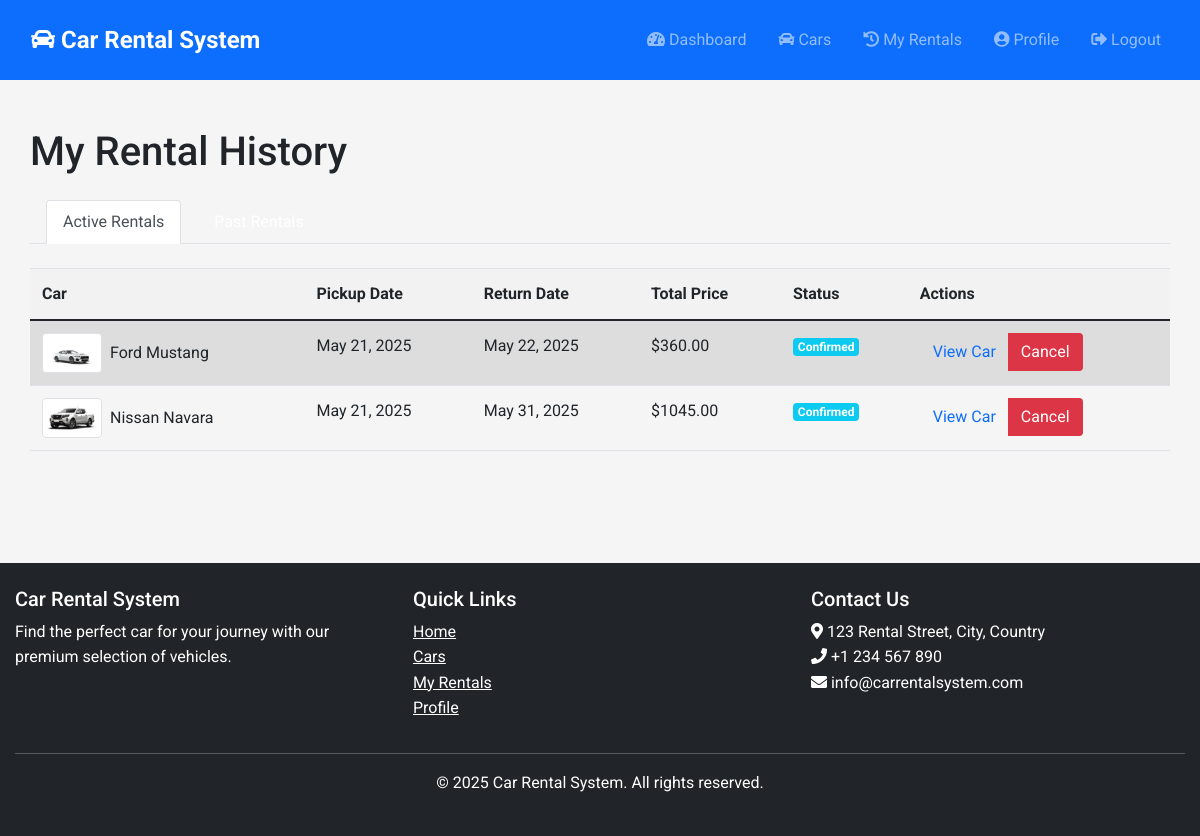
Page /my-rentals (signed in) on the committed database.
### app.py (models this page shows)
class Rental(db.Model):
    id = db.Column(db.Integer, primary_key=True)
    user_id = db.Column(db.Integer, db.ForeignKey('user.id'), nullable=False)
    car_id = db.Column(db.Integer, db.ForeignKey('car.id'), nullable=False)
    date_rent = db.Column(db.Date, nullable=False)
    date_return = db.Column(db.Date, nullable=False)
    time_depart = db.Column(db.String(10))
    time_arrive = db.Column(db.String(10))
    destination = db.Column(db.String(100))
    payment = db.Column(db.Float)
    status = db.Column(db.String(20), default='pending')
    transactions = db.relationship('Transaction', backref='rental', lazy=True)

class Car(db.Model):
    id = db.Column(db.Integer, primary_key=True)
    name = db.Column(db.String(100), nullable=False)
    brand = db.Column(db.String(50), nullable=False)
    model = db.Column(db.String(50), nullable=False)
    year = db.Column(db.Integer)
    car_type = db.Column(db.String(50))
    image = db.Column(db.String(100), default='default_car.jpg')
    daily_price = db.Column(db.Float, nullable=False)
    status = db.Column(db.String(20), default='available')
    rentals = db.relationship('Rental', backref='car', lazy=True)
    maintenance = db.relationship('Maintenance', backref='car', lazy=True)

### app.py (the view)
@app.route('/my-rentals')
def my_rentals():
    if 'user_id' not in session:
        return redirect(url_for('login'))
    active_rentals = Rental.query.filter_by(user_id=session['user_id']).filter(Rental.status.in_(['confirmed', 'active'])).all()
    past_rentals = Rental.query.filter_by(user_id=session['user_id']).filter(Rental.status.in_(['completed', 'canceled'])).all()
    return render_template('my_rentals.html', active_rentals=active_rentals, past_rentals=past_rentals)

### app.py (called while the page is built)
@app.context_processor
def utility_processor():
    current_year = datetime.now().year
    now = datetime.now()
    return dict(current_year=current_year, now=now)

@app.context_processor
def admin_utility_processor():
    return dict(is_admin=is_admin)

### templates/my_rentals.html (shortened to what this page needs)
{% extends 'base.html' %}
{% block content %}
<div class="container py-4">
    <h1 class="mb-4">My Rental History</h1>
    <ul class="nav nav-tabs mb-4" id="rentalTabs" role="tablist">
        <li class="nav-item" role="presentation">
            <button class="nav-link active" id="active-tab" data-bs-toggle="tab" data-bs-target="#active-rentals" type="button" role="tab" aria-controls="active-rentals" aria-selected="true">Active Rentals</button>
        </li>
        <li class="nav-item" role="presentation">
            <button class="nav-link" id="past-tab" data-bs-toggle="tab" data-bs-target="#past-rentals" type="button" role="tab" aria-controls="past-rentals" aria-selected="false">Past Rentals</button>
        </li>
    </ul>
    <div class="tab-content" id="rentalTabsContent">
        <div class="tab-pane fade show active" id="active-rentals" role="tabpanel" aria-labelledby="active-tab">
            {% if active_rentals %}
                <div class="table-responsive">
                    <table class="table table-striped">
                        <thead>
                            <tr>
                                <th>Car</th>
                                <th>Pickup Date</th>
                                <th>Return Date</th>
                                <th>Total Price</th>
                                <th>Status</th>
                                <th>Actions</th>
                            </tr>
                        </thead>
                        <tbody>
                            {% for rental in active_rentals %}
                            <tr>
                                <td>
                                    <div class="d-flex align-items-center">
                                        <img src="{{ url_for('static', filename='images/' + rental.car.image) }}" alt="{{ rental.car.name }}" class="img-thumbnail me-2" style="width: 60px; height: 40px; object-fit: cover;">
                                        <span>{{ rental.car.name }}</span>
                                    </div>
                                </td>
                                <td>{{ rental.date_rent.strftime('%b %d, %Y') }}</td>
                                <td>{{ rental.date_return.strftime('%b %d, %Y') }}</td>
                                <td>${{ "%.2f"|format(rental.payment) }}</td>
                                <td>
                                    <span class="badge
                                        {% if rental.status == 'pending' %}bg-warning
                                        {% elif rental.status == 'confirmed' %}bg-info
                                        {% elif rental.status == 'active' %}bg-primary
                                        {% elif rental.status == 'completed' %}bg-success
                                        {% else %}bg-danger{% endif %}">
                                        {{ rental.status|capitalize }}
                                    </span>
                                </td>
                                <td>
                                    <div class="btn-group">
                                        <a href="{{ url_for('car_details', car_id=rental.car.id) }}" class="btn btn-sm btn-outline-primary">View Car</a>
                                        {% if rental.status in ['pending', 'confirmed'] %}
                                        <a href="{{ url_for('cancel_booking', rental_id=rental.id) }}" class="btn btn-sm btn-danger" onclick="return confirm('Are you sure you want to cancel this booking?');">Cancel</a>
                                        {% endif %}
                                    </div>
                                </td>
                            </tr>
                            {% endfor %}
                        </tbody>
                    </table>
                </div>
            {% else %}
                <div class="alert alert-info">
                    <p class="mb-0">You don't have any active rentals. <a href="{{ url_for('cars') }}">Browse our cars</a> to make a new booking.</p>
                </div>
            {% endif %}
        </div>
    </div>
</div>
{% endblock %}

### static/css/style.css (style rules this page uses)
:root { --primary-color: #0d47a1; --secondary-color: #1565c0; --accent-color: #003c8f; --success-color: #28a745; --danger-color: #dc3545; --warning-color: #ffc107; --light-color: #f8f9fa; --dark-color: #343a40; --gray-color: #6c757d; }
body { font-family: 'Roboto', Arial, sans-serif; line-height: 1.6; background-color: #f5f5f5; margin: 0; padding: 0; }
.container { max-width: 1200px; margin: 0 auto; padding: 0 15px; }
.nav-link { color: white; margin-left: 1rem; text-decoration: none; }
.btn { display: inline-block; font-weight: 400; text-align: center; white-space: nowrap; vertical-align: middle; user-select: none; border: 1px solid transparent; padding: 0.375rem 0.75rem; font-size: 1rem; line-height: 1.5; border-radius: 0.25rem; cursor: pointer; transition: background-color 0.15s ease-in-out; }
.btn-danger { background-color: var(--danger-color); color: white; }
.table { width: 100%; border-collapse: collapse; margin-bottom: 1rem; }
.table th, .table td { padding: 0.75rem; vertical-align: top; border-top: 1px solid #dee2e6; }
.table thead th { vertical-align: bottom; border-bottom: 2px solid #dee2e6; background-color: #f2f2f2; }
.table-striped tbody tr:nth-of-type(odd) { background-color: rgba(0, 0, 0, 0.05); }
.badge { display: inline-block; padding: 0.25em 0.4em; font-size: 75%; font-weight: 700; line-height: 1; text-align: center; white-space: nowrap; vertical-align: baseline; border-radius: 0.25rem; }
.mb-4 { margin-bottom: 1.5rem; }
.d-flex { display: flex; }
.align-items-center { align-items: center; }

### rows in the picture
Rental: image (picture), car.name "Ford Mustang", date_rent "May 21, 2025", date_return "May 22, 2025", payment "360.00", status "Confirmed"
Rental: image (picture), car.name "Nissan Navara", date_rent "May 21, 2025", date_return "May 31, 2025", payment "1045.00", status "Confirmed"
